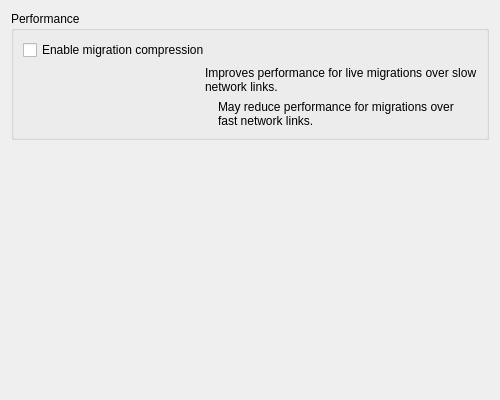
<?xml version="1.0" encoding="UTF-8"?>
<ui version="4.0">
 <class>PoolAdvancedEditPage</class>
 <widget class="QWidget" name="PoolAdvancedEditPage">
  <property name="geometry">
   <rect>
    <x>0</x>
    <y>0</y>
    <width>500</width>
    <height>400</height>
   </rect>
  </property>
  <layout class="QVBoxLayout" name="verticalLayout">
   <item>
    <widget class="QGroupBox" name="groupBoxPerf">
     <property name="title">
      <string>Performance</string>
     </property>
     <layout class="QVBoxLayout" name="verticalLayout_2">
      <item>
       <widget class="QCheckBox" name="checkBoxCompression">
        <property name="text">
         <string>Enable migration compression</string>
        </property>
       </widget>
      </item>
      <item>
       <layout class="QHBoxLayout" name="horizontalLayout_1">
        <item>
         <widget class="QLabel" name="labelInfo1Icon">
          <property name="text">
           <string/>
          </property>
          <property name="pixmap">
           <pixmap resource="../resources.qrc">:/icons/info.png</pixmap>
          </property>
         </widget>
        </item>
        <item>
         <widget class="QLabel" name="labelInfo1">
          <property name="text">
           <string>Improves performance for live migrations over slow network links.</string>
          </property>
          <property name="wordWrap">
           <bool>true</bool>
          </property>
         </widget>
        </item>
       </layout>
      </item>
      <item>
       <layout class="QHBoxLayout" name="horizontalLayout_2">
        <item>
         <widget class="QLabel" name="labelInfo2Icon">
          <property name="text">
           <string/>
          </property>
          <property name="pixmap">
           <pixmap resource="../resources.qrc">:/icons/info.png</pixmap>
          </property>
         </widget>
        </item>
        <item>
         <widget class="QLabel" name="labelInfo2">
          <property name="text">
           <string>May reduce performance for migrations over fast network links.</string>
          </property>
          <property name="wordWrap">
           <bool>true</bool>
          </property>
         </widget>
        </item>
       </layout>
      </item>
     </layout>
    </widget>
   </item>
   <item>
    <spacer name="verticalSpacer">
     <property name="orientation">
      <enum>Qt::Vertical</enum>
     </property>
     <property name="sizeHint" stdset="0">
      <size>
       <width>20</width>
       <height>40</height>
      </size>
     </property>
    </spacer>
   </item>
  </layout>
 </widget>
 <resources>
  <include location="../resources.qrc"/>
 </resources>
 <connections/>
</ui>
